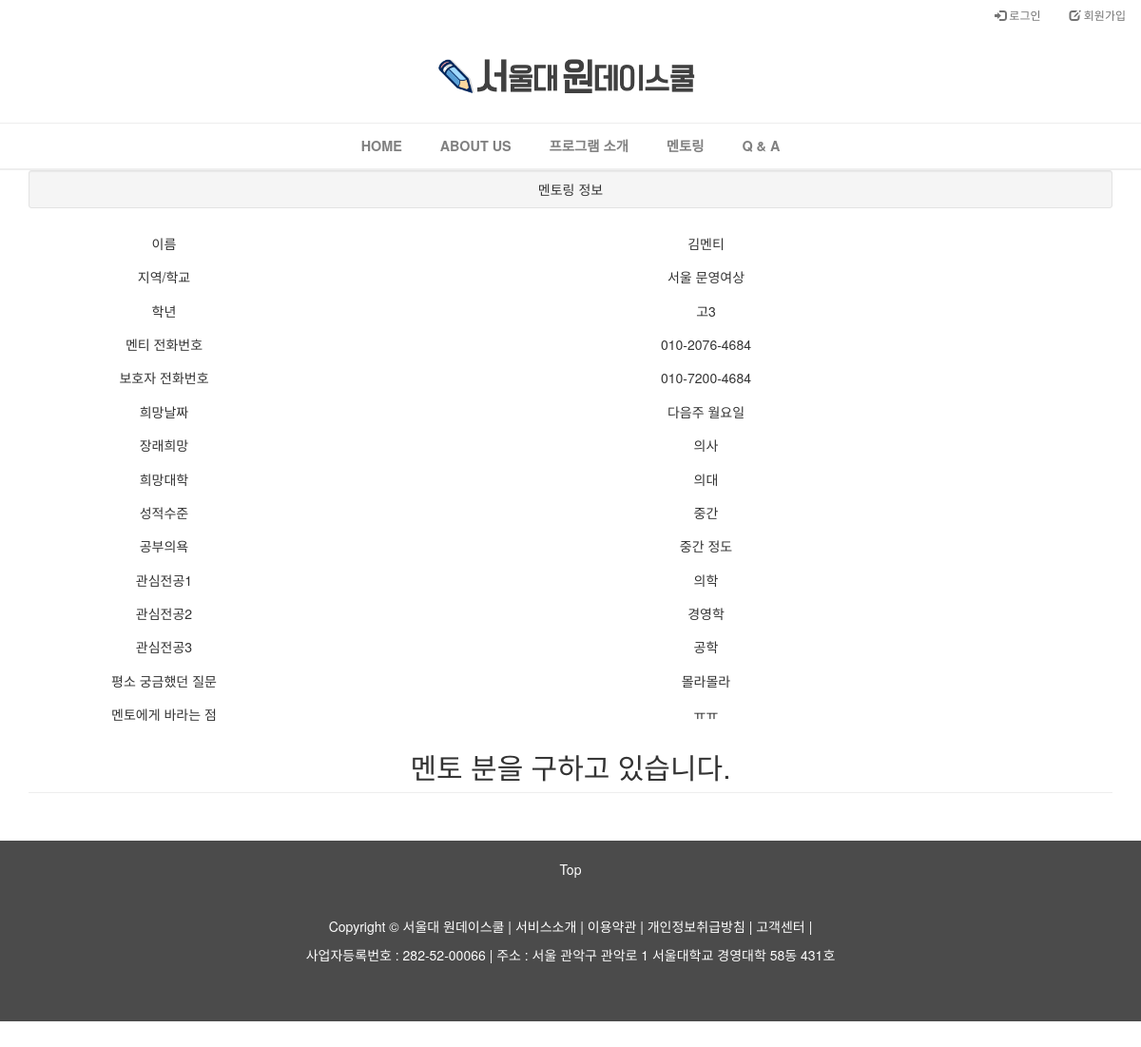
/mentoring/8/, run on an earlier commit of the app's database.
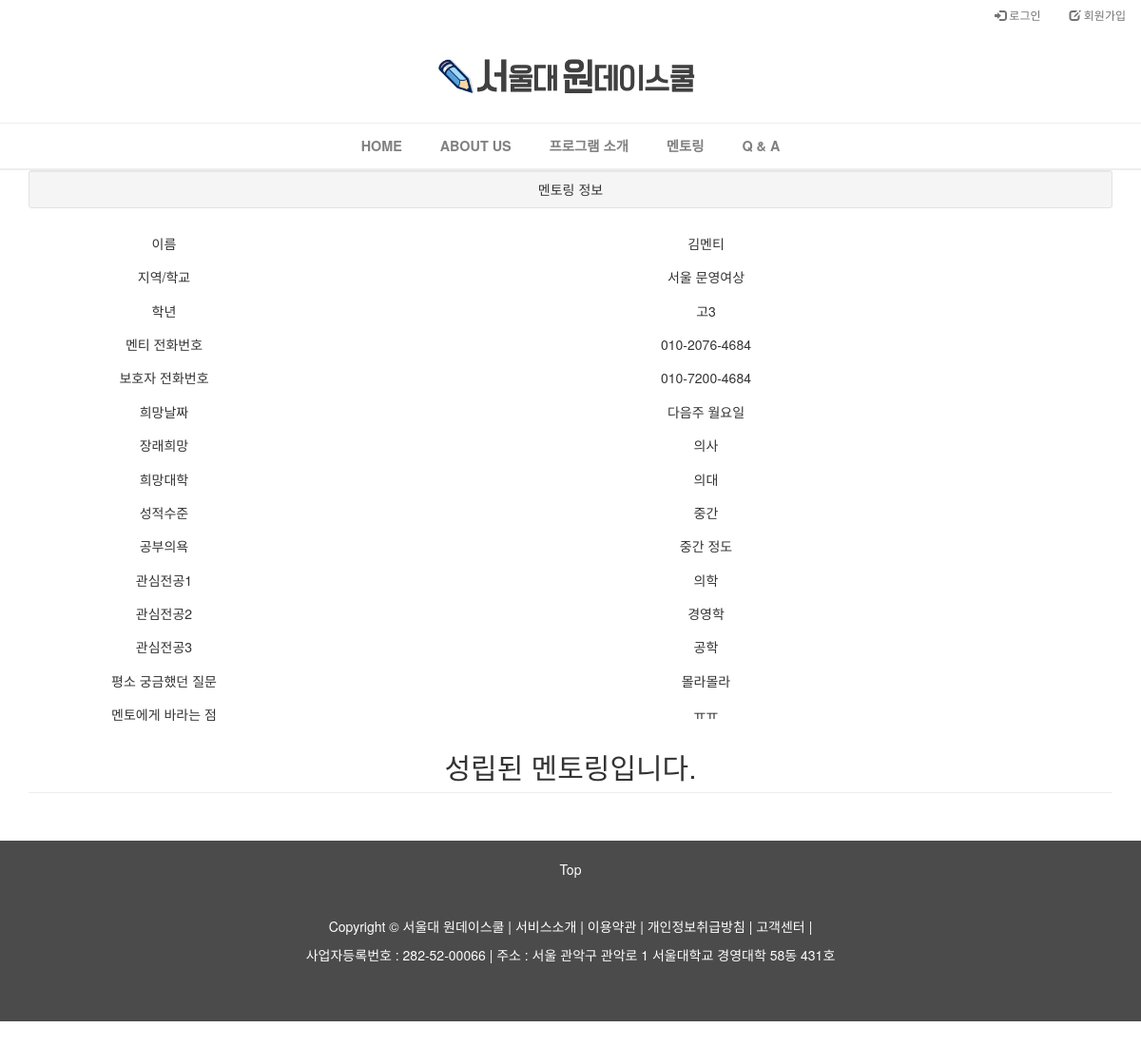
And on a later commit of the database.
### mentoring/models.py (models this page shows, shortened)
class Mentoring(models.Model):
    created_at = models.DateTimeField(auto_now_add=True)
    author = models.ForeignKey(settings.AUTH_USER_MODEL, default='1')
    acceptor = models.CharField(max_length=20, default='1', verbose_name='멘토 전화번호')
    capacity = models.PositiveSmallIntegerField(default=0)
    name = models.CharField(max_length=20, verbose_name='이름')
    area_highschool = models.CharField(max_length=40, verbose_name='지역/학교')
    grade = models.CharField(max_length=20, verbose_name='학년')
    phone_mentee = models.CharField(max_length=20, blank=True, verbose_name='학생 전화번호')
    phone_keeper = models.CharField(max_length=20, verbose_name='보호자 전화번호')
    date = models.CharField(max_length=20, verbose_name='희망 날짜')
    wannabe = models.CharField(max_length=40, verbose_name='장래희망')
    university = models.CharField(max_length=30, verbose_name='희망대학')
    rating = models.CharField(max_length=40, verbose_name='성적수준')
    will_to_study = models.CharField(max_length=30, choices=RATING_CHOICES, verbose_name='공부의욕')
    major1 = models.CharField(max_length=40, verbose_name='관심전공1')
    major2 = models.CharField(max_length=40, verbose_name='관심전공2')
    major3 = models.CharField(max_length=40, verbose_name='관심전공3')
    questions = models.TextField(max_length=2000, verbose_name='멘토링을 통해 멘토에게 답변 받고 싶은 질문')
    requirements = models.TextField(max_length=2000, verbose_name='멘토에게 바라는 점')
    is_recommended = models.PositiveSmallIntegerField(unique=True, blank=True, null=True)

### mentoring/views.py (the view)
# urls.py: url(r'^(?P<pk>[0-9]+)/$', views.mentoring_detail, name='mentoring_detail'),
def mentoring_detail(request, pk):
    mentoring = get_object_or_404(Mentoring, pk=pk)
    try:
        plan = mentoring.plan
    except Plan.DoesNotExist:
        plan = None
    if plan:
        return render(request, 'mentoring/mentoring_detail.html', {
            'mentoring' : mentoring,
            'apply_form' : ApplyForm(),
            'plan' : plan,
                })
    else:
        return render(request, 'mentoring/mentoring_detail.html', {
            'mentoring' : mentoring,
            })

### mentoring/templates/mentoring/mentoring_detail.html (shortened to what this page needs)
{% extends 'mentoring/base.html' %}
{% load staticfiles %}
{% load bootstrap3 %}
{% block style %}
    <link rel="stylesheet" href="{% static 'mentoring_detail.css' %}" />
{% endblock %}
{% block content %}
<div class="container">
    <div class="row">
        <div class="col-md-12" style="text-align: center;">
            <div class="well well-sm">
            멘토링 정보
            </div>
            <div class="row">
                <div class="col-md-12">
                    <div class="col-sm-3">
                        <h5>이름</h5>
                    </div>
                    <div class="col-sm-9">
                        <h5>{{mentoring.name}}</h5>
                    </div>
                </div><div class="col-md-12">
                    <div class="col-sm-3">
                        <h5>지역/학교</h5>
                    </div>
                    <div class="col-sm-9">
                        <h5>{{mentoring.area_highschool}}</h5>
                    </div>
                </div><div class="col-md-12">
                    <div class="col-sm-3">
                        <h5>학년</h5>
                    </div>
                    <div class="col-sm-9">
                        <h5>{{mentoring.grade}}</h5>
                    </div>
                </div><div class="col-md-12">
                    <div class="col-sm-3">
                        <h5>멘티 전화번호</h5>
                    </div>
                    <div class="col-sm-9">
                        <h5>{{mentoring.phone_mentee}}</h5>
                    </div>
                </div><div class="col-md-12">
                    <div class="col-sm-3">
                        <h5>보호자 전화번호</h5>
                    </div>
                    <div class="col-sm-9">
                        <h5>{{mentoring.phone_keeper}}</h5>
                    </div>
                </div><div class="col-md-12">
                    <div class="col-sm-3">
                        <h5>희망날짜</h5>
                    </div>
                    <div class="col-sm-9">
                        <h5>{{mentoring.date}}</h5>
                    </div>
                </div><div class="col-md-12">
                    <div class="col-sm-3">
                        <h5>장래희망</h5>
                    </div>
                    <div class="col-sm-9">
                        <h5>{{mentoring.wannabe}}</h5>
                    </div>
                </div><div class="col-md-12">
                    <div class="col-sm-3">
                        <h5>희망대학</h5>
                    </div>
                    <div class="col-sm-9">
                        <h5>{{mentoring.university}}</h5>
                    </div>
                </div><div class="col-md-12">
                    <div class="col-sm-3">
                        <h5>성적수준</h5>
                    </div>
                    <div class="col-sm-9">
                        <h5>{{mentoring.rating}}</h5>
                    </div>
                </div><div class="col-md-12">
                    <div class="col-sm-3">
                        <h5>공부의욕</h5>
                    </div>
                    <div class="col-sm-9">
                        <h5>{{mentoring.will_to_study}}</h5>
                    </div>
                </div>
                <div class="col-md-12">
                    <div class="col-sm-3">
                        <h5>관심전공1</h5>
                    </div>
                    <div class="col-sm-9">
                        <h5>{{mentoring.major1}}</h5>
                    </div>
                </div>
                <div class="col-md-12">
                    <div class="col-sm-3">
                        <h5>관심전공2</h5>
                    </div>
                    <div class="col-sm-9">
                        <h5>{{mentoring.major2}}</h5>
                    </div>
                </div>
                <div class="col-md-12">
                    <div class="col-sm-3">
                        <h5>관심전공3</h5>
                    </div>
                    <div class="col-sm-9">
                        <h5>{{mentoring.major3}}</h5>
                    </div>
                </div>
                <div class="col-md-12">
                    <div class="col-sm-3">
                        <h5>평소 궁금했던 질문</h5>
                    </div>
                    <div class="col-sm-9">
                        <h5>{{mentoring.questions}}</h5>
                    </div>
                </div>
                <div class="col-md-12">
                    <div class="col-sm-3">
                        <h5>멘토에게 바라는 점</h5>
                    </div>
                    <div class="col-sm-9">
                        <h5>{{mentoring.requirements}}</h5>
                    </div>
                </div>
            </div>
            {% if user.profile.is_mentor %}
            {% else %}
                {% if mentoring.acceptor != "1" %}
                <h2>성립된 멘토링입니다.</h2>
                {% else %}
                <h2>멘토 분을 구하고 있습니다.</h2>
                {% endif %}
            {% endif %}
            <hr/>
        </div>
        </div>
    </div>
{% endblock %}

### mentoring/templates/mentoring/base.html (shortened to what this page needs)
{% load staticfiles %}
<!DOCTYPE html>
<html lang="en">
<head>
    <link rel="stylesheet" href="{% static 'bootstrap-3.3.6/css/bootstrap.min.css' %}" />
{% block style %}{% endblock %}
    <link rel="stylesheet" href="https://maxcdn.bootstrapcdn.com/font-awesome/4.5.0/css/font-awesome.min.css">
</head>
<body style="min-width: 700px;">
    <nav id="top_nav" class="navbar" role="navigation" style="z-index:100;height:3vw;margin-bottom: 0px;background-color:white;">
        <div id="container">
            <div class="collapse navbar-collapse" style="text-align: center;width: 20%;float: right;" id="bs-example-navbar-collapse-1">
                {% if user.is_authenticated %}
                <ul class="nav navbar-nav navbar-right">
                    <li class="dropdown">
                        <a href="#" class="dropdown-toggle" data-toggle="dropdown">{{ user }} <b class="caret"></b></a>
                        <ul class="dropdown-menu" style="width: 20%;float: right;text-align: center;">
                            {% if user.profile.is_mentor %}
                            <li>
                                <a href="{% url 'profile' %}" style="font-size: 12px;color : #737373;"><span class="glyphicon glyphicon-user"></span> 마이페이지</a>
                            </li>
                            <li>
                                <a href="{% url 'logout' %}?next=/" style="font-size: 12px;color : #737373;"><span class="glyphicon glyphicon-log-out"></span> 로그아웃</a>
                            </li>
                            {% else %}
                            <li>
                                <a href="{% url 'profile' %}" style="font-size: 12px;color : #737373;"><span class="glyphicon glyphicon-user"></span> 마이페이지</a>
                            </li>
                            <li>
                                <a href="{% url 'logout' %}?next=/" style="font-size: 12px;color : #737373;"><span class="glyphicon glyphicon-log-out"></span> 로그아웃</a>
                            </li>
                            {% endif %}
                        </ul>
                    </li>
                </ul>
                {% else %}
                <ul class="nav navbar-nav navbar-right" id="test">
                    <li>
                         <a href="#" id="loginBtn" style="font-size: 12px;color : #737373;padding-top:5px;padding-bottom:5px;"><span class="glyphicon glyphicon-log-in"></span> 로그인</a>
                    </li>
                    <li>
                        <a href="{% url 'signup_choice' %}" style="font-size: 12px;color : #737373;padding-top:5px;padding-bottom:5px;"><span class="glyphicon glyphicon-edit"></span> 회원가입</a>
                    </li>
                </ul>
                {% endif %}
            </div>
        </div>
    </nav>
    <div class="logo_wrapper" style="background-color: white;">
      <div id="logo_div">
        <div class="outer">
          <div class="inner">
            <div class="centered">
        <a href="/" style="display: block;font-size: 0;line-height: 0;"><img src='{% static 'img/sharpa_logo_3.png' %}' style="width: 30%;height: auto; margin: 0 40% 0 36.3%;display: block;font-size: 0;line-height: 0;"/></a>
            </div>
          </div>
        </div>
      </div>
    </div>
    <hr style="background-color: white;" />
      <nav class="navbar" data-spy="affix" data-offset-top="130"style="margin: 0 0 0 0;min-height: 0;" >
        <div id="menu_bar" style="background-color:white;float:center;text-align: center;" >
          <a href="/"><div id="menu"><b>HOME</b></div></a>
          <a href="/intro"><div id="menu"><b>ABOUT US</b></div></a>
          <a href="/program_info"><div id="menu"><b>프로그램 소개</b></div></a>
          <a href="/mentoring/new"><div id="menu"><b>멘토링</b></div></a>
          <a href="/Q&A"><div id="menu"><b>Q & A</b></div></a>
        </div>
      </nav>
      <hr>
{% block content %}
{% endblock %}
<footer class="text-center">
  <div class="a">
      <a href="#" style="color: rgba(254,254,254,1); text-decoration: none;">Top</a>
  </div>
  <br><br>
  <p>Copyright &copy;
    <a href="/intro">서울대 원데이스쿨</a> |
    <a href="/program_info">서비스소개</a> |
    <a href="/access_terms">이용약관</a> |
    <a href="/personal_info_terms">개인정보취급방침</a> |
    <a href="/Q&A">고객센터</a> |</p>
  <p>사업자등록번호 : 282-52-00066 | 주소 : 서울 관악구 관악로 1 서울대학교 경영대학 58동 431호</p>
</footer>
</body>
</html>

### static/mentoring_detail.css (style rules this page uses)
footer { margin: 50px 0; }

### mentoring/templates/mentoring/base.html (style rules this page uses)
hr { margin : 0 0 0 0; }
#menu_bar { width: 100%; max-height: 300px; text-align: center; opacity: 0.9; }
#menu_bar #menu { position: relative; padding: 1% 1.5% 1% 1.5%; display: inline-block; font-size: 1.2vw; text-decoration: none; color : #737373; }
footer { clear:both; background-color: rgba(75,75,75,1); color:rgba(254,254,254,1); padding: 20px 0 50px 0; }
footer p a { color:rgba(254,254,254,1); }

What changed in the data, as far as the page shows it:
changed Mentoring "김멘티": acceptor "1" → "010-3909-4489" (drawn)
Also different on the page:
text no longer shown: "멘토 분을 구하고 있습니다."
text now shown: "성립된 멘토링입니다."
